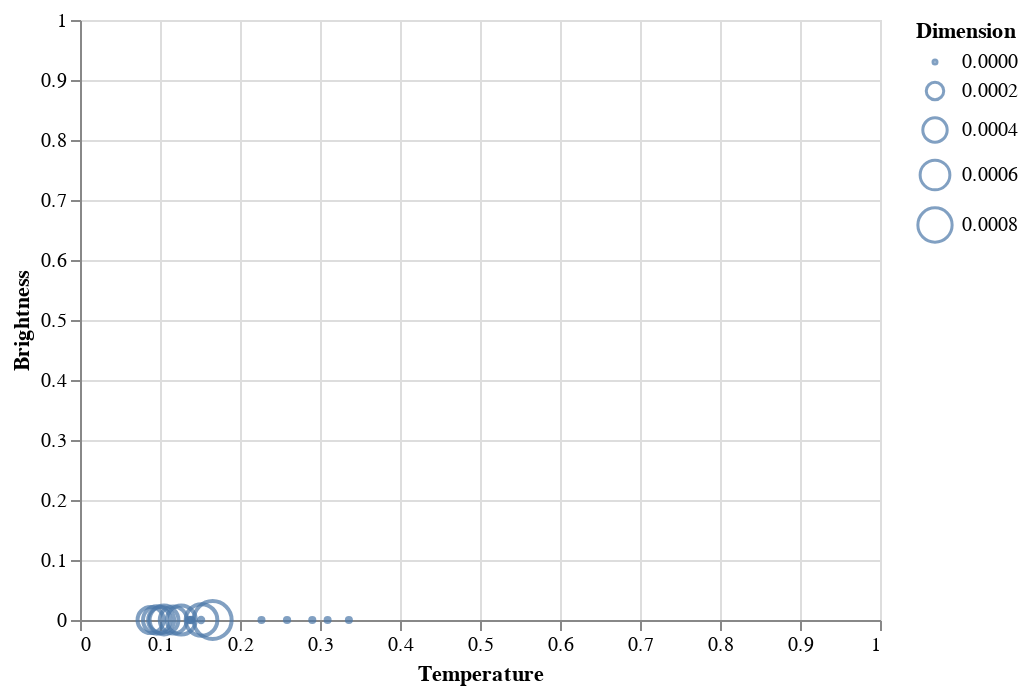

The notebook cell this image was saved under:
### Code cell
data = dataset[dataset['Spectral_Class'] == 'F']
data

alt.Chart(data).mark_point().encode( 
    
    x = alt.X('Temperature',
         scale = alt.Scale(domain = (min(dataset.Temperature), max(dataset.Temperature))),
         axis = alt.Axis(format='K', title='Temperature')
         ),
    
    y = alt.Y('L',
         scale = alt.Scale(domain = (min(dataset.L), max(dataset.L))),
         axis = alt.Axis(format='K', title='Brightness')
         ),
    
    size = alt.Size('R', legend = alt.Legend(title = 'Dimension'))
)

### Figure 1 — Vega-Lite specification as saved in the notebook (floating-point values rounded to 4 significant figures)
{"config": {"view": {"continuousWidth": 400, "continuousHeight": 300}}, "data": {"name": "data-627b08261cfbf78c7dc145f4fd04c310"}, "mark": "point", "encoding": {"size": {"type": "quantitative", "field": "R", "legend": {"title": "Dimension"}}, "x": {"type": "quantitative", "axis": {"format": "K", "title": "Temperature"}, "field": "Temperature", "scale": {"domain": [0.0, 1.0]}}, "y": {"type": "quantitative", "axis": {"format": "K", "title": "Brightness"}, "field": "L", "scale": {"domain": [0.0, 1.0]}}}, "$schema": "https://vega.github.io/schema/vega-lite/v4.8.1.json", "datasets": {"data-627b08261cfbf78c7dc145f4fd04c310": [{"Temperature": 0.1388, "L": 1.06e-10, "R": 1.334e-06, "A_M": 0.8177, "Color": "White", "Spectral_Class": "F", "Type": "White Dwarf"}, {"Temperature": 0.2903, "L": 5.886e-12, "R": 7.39e-07, "A_M": 0.7552, "Color": "Yellowish", "Spectral_Class": "F", "Type": "White Dwarf"}, {"Temperature": 0.1514, "L": 3.532e-11, "R": 2.258e-06, "A_M": 0.8252, "Color": "Yellowish", "Spectral_Class": "F", "Type": "White Dwarf"}, {"Temperature": 0.2588, "L": 8.241e-11, "R": 1.334e-06, "A_M": 0.7664, "Color": "Yellowish", "Spectral_Class": "F", "Type": "White Dwarf"}, {"Temperature": 0.139, "L": 0.0, "R": 2.361e-06, "A_M": 0.813, "Color": "Orange", "Spectral_Class": "F", "Type": "White Dwarf"}, {"Temperature": 0.1014, "L": 9.535e-07, "R": 0.0004576, "A_M": 0.5306, "Color": "White", "Spectral_Class": "F", "Type": "Main Sequence"}, {"Temperature": 0.1266, "L": 1.683e-06, "R": 0.0005705, "A_M": 0.4481, "Color": "White", "Spectral_Class": "F", "Type": "Main Sequence"}, {"Temperature": 0.1167, "L": 1.589e-06, "R": 0.0004986, "A_M": 0.4644, "Color": "White", "Spectral_Class": "F", "Type": "Main Sequence"}, {"Temperature": 0.105, "L": 1.597e-06, "R": 0.0005633, "A_M": 0.5122, "Color": "White", "Spectral_Class": "F", "Type": "Main Sequence"}, {"Temperature": 0.09585, "L": 9.641e-07, "R": 0.0005038, "A_M": 0.53, "Color": "White", "Spectral_Class": "F", "Type": "Main Sequence"}, {"Temperature": 0.1356, "L": 2.472e-10, "R": 1.848e-06, "A_M": 0.8133, "Color": "White", "Spectral_Class": "F", "Type": "White Dwarf"}, {"Temperature": 0.2269, "L": 7.064e-11, "R": 4.106e-07, "A_M": 0.7486, "Color": "White", "Spectral_Class": "F", "Type": "White Dwarf"}, {"Temperature": 0.3095, "L": 1.177e-10, "R": 2.669e-07, "A_M": 0.7783, "Color": "White", "Spectral_Class": "F", "Type": "White Dwarf"}, {"Temperature": 0.08831, "L": 6.945e-07, "R": 0.0004627, "A_M": 0.5444, "Color": "White", "Spectral_Class": "F", "Type": "Main Sequence"}, {"Temperature": 0.1519, "L": 9.324e-06, "R": 0.0006834, "A_M": 0.449, "Color": "White", "Spectral_Class": "F", "Type": "Main Sequence"}, {"Temperature": 0.3361, "L": 3.532e-11, "R": 2.669e-07, "A_M": 0.7758, "Color": "White", "Spectral_Class": "F", "Type": "White Dwarf"}, {"Temperature": 0.1658, "L": 1.089e-05, "R": 0.0009862, "A_M": 0.3421, "Color": "White", "Spectral_Class": "F", "Type": "Main Sequence"}]}}
